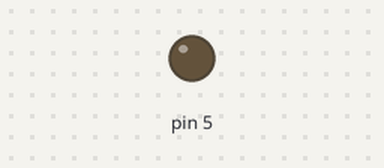
A sketch run on a simulated Arduino Uno, built with avr-gcc and run on an emulated ATmega328P. Shown: output pins drawn as LEDs (lit = HIGH).

Above: at 0.1 s.
At 30.65 s:
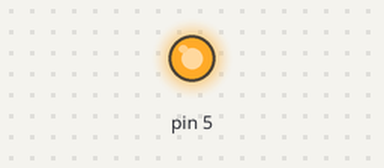
Timing chart, 0 to 32.2 s (numbered marks = the images above):
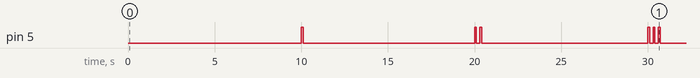

Measured:
- by itself, pin 5: LOW → HIGH at 10.0 s, → LOW 0.10 s later, → HIGH 9.9 s later, → LOW 0.10 s later, … (12 changes in this stretch)

The sketch:

buzzer.ino
```cpp
//MODIFICAR O VALOR DA CONSTANTE PARA VARIAR O TEMPO DAS BADALADAS CONFORME DESEJADO EM MILISEGUNDOS
const unsigned long TEMPO = 10000;
int unsigned long aux = 0;
int badalada = 0;


void setup() {
  pinMode(5, OUTPUT);
  // put your setup code here, to run once:
}

void loop() {
    if (contaTempo()){
        tocaSino(++badalada);
        if (badalada == 12)
            badalada = 0;
    }
}


void tocaSino(int badalada){
  for (int i=0; i < badalada; i++){
    digitalWrite(5, HIGH);
    delay(100);
    digitalWrite(5, LOW);
    delay(200);
  }
}


bool contaTempo(){
  if (millis() - aux > TEMPO){
    aux = millis();
    return true;
  }
  else return false;
}
```
